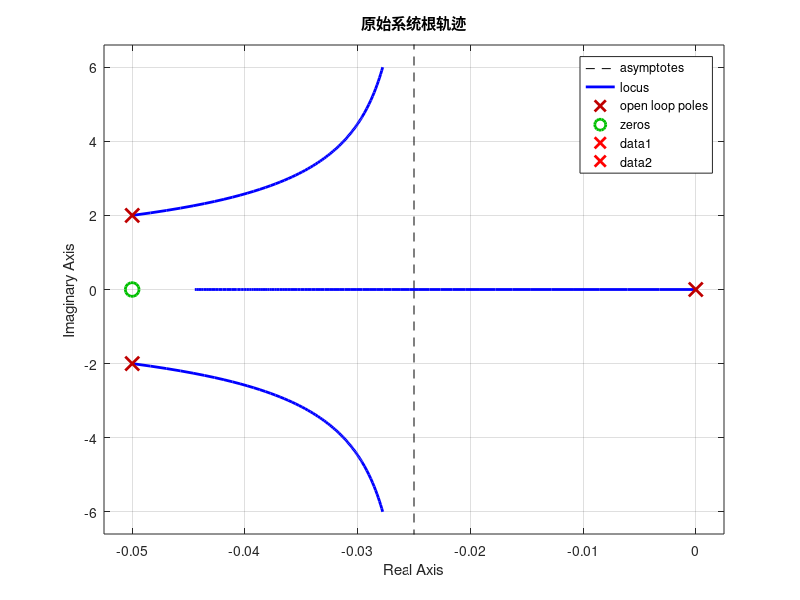
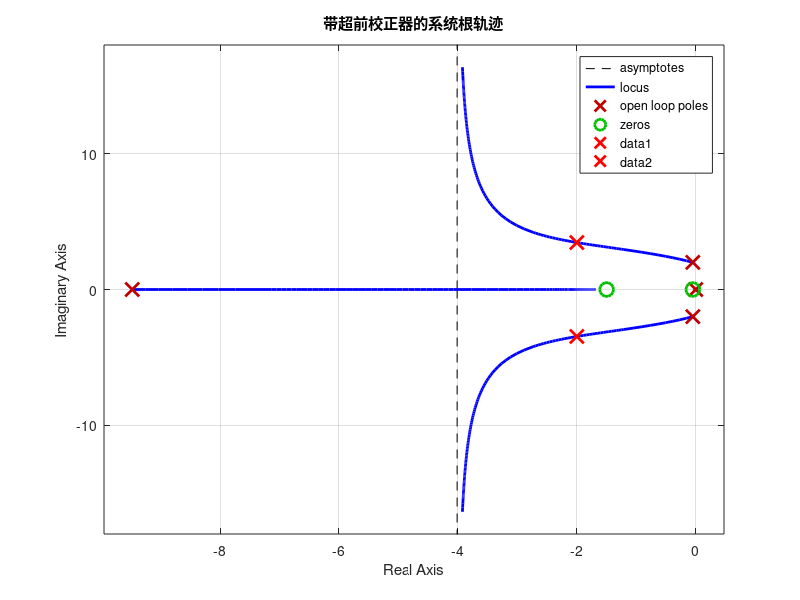
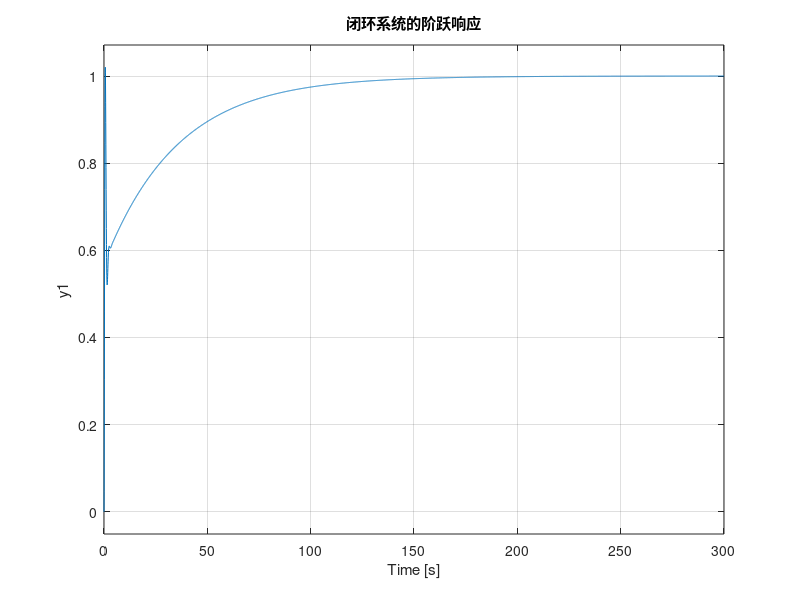

Write MATLAB code to recreate these figures, in order. (Note: this script raises an error after producing the figures.)
clear
% 定义传递函数
G =tf([1],[1 0]);  % 液压伺服机构的传递函数
G1=tf([2 0.1],[1 0.1 4]); % 飞机的传递函数
H = 1;  % 速率脱落传递函数

% 开环传递函数
OLTF = G * G1 * H;

% 绘制原始系统的根轨迹
figure;
rlocus(OLTF);
title('原始系统根轨迹');
grid on;

% 期望闭环极点
p1 = -2 + 2 * sqrt(3) * 1i;
p2 = conj(p1);

% 在根轨迹上标注期望闭环极点
hold on;
plot(real(p1), imag(p1), 'rx', 'MarkerSize', 10, 'LineWidth', 2);
plot(real(p2), imag(p2), 'rx', 'MarkerSize', 10, 'LineWidth', 2);
hold off;





% 设计超前校正器 G_c(s)
z = 1.5;  % 补偿器零点
p = 9.477;    % 补偿器极点
K = abs((p1 + p) * (p1^2 + 0.1 * p1 + 4) * p1/((2*p1+0.1)*(p1+z)));    % 增益
G_c = K * tf([1 z],[1 p]);  % 超前校正器

% 更新后的开环传递函数
OLTF_compensated = G_c * OLTF;

% 绘制带补偿器的根轨迹
figure;
rlocus(OLTF_compensated);
title('带超前校正器的系统根轨迹');
grid on;
hold on;
plot(real(p1), imag(p1), 'rx', 'MarkerSize', 10, 'LineWidth', 2);
plot(real(p2), imag(p2), 'rx', 'MarkerSize', 10, 'LineWidth', 2);
hold off;

% 调整增益，检查闭环极点的位置

CLTF = feedback(G_c * G * G1, H);

% 验证设计：绘制阶跃响应
figure;
step(CLTF);
title('闭环系统的阶跃响应');
grid on;


% 输出系统的性能信息
info = stepinfo(CLTF);
overshoot = info.Overshoot;  % 超调量
settling_time = info.SettlingTime;  % 稳定时间

fprintf('超调量: %.2f%%\n', overshoot);
fprintf('稳定时间: %.2f 秒\n', settling_time);

% 使用 damp 函数验证阻尼比和自然频率
[wn, zeta, poles] = damp(CLTF);
fprintf('自然频率 (rad/s): %.2f\n', wn(2));
fprintf('阻尼比: %.2f\n', zeta(2));
poles
